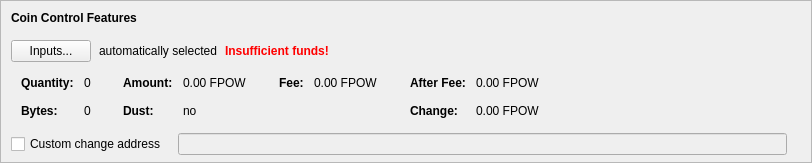
      <widget class="QFrame" name="frameCoinControl">
       <property name="sizePolicy">
        <sizepolicy hsizetype="Expanding" vsizetype="Fixed">
         <horstretch>0</horstretch>
         <verstretch>0</verstretch>
        </sizepolicy>
       </property>
       <property name="maximumSize">
        <size>
         <width>16777215</width>
         <height>16777215</height>
        </size>
       </property>
       <property name="frameShape">
        <enum>QFrame::StyledPanel</enum>
       </property>
       <property name="frameShadow">
        <enum>QFrame::Sunken</enum>
       </property>
       <layout class="QVBoxLayout" name="verticalLayoutCoinControl2">
        <property name="spacing">
         <number>0</number>
        </property>
        <property name="leftMargin">
         <number>0</number>
        </property>
        <property name="topMargin">
         <number>0</number>
        </property>
        <property name="rightMargin">
         <number>0</number>
        </property>
        <property name="bottomMargin">
         <number>6</number>
        </property>
        <item>
         <layout class="QVBoxLayout" name="verticalLayoutCoinControl" stretch="0,0,0,0,0">
          <property name="spacing">
           <number>0</number>
          </property>
          <property name="leftMargin">
           <number>10</number>
          </property>
          <property name="topMargin">
           <number>10</number>
          </property>
          <item>
           <layout class="QHBoxLayout" name="horizontalLayoutCoinControl1">
            <property name="bottomMargin">
             <number>15</number>
            </property>
            <item>
             <widget class="QLabel" name="labelCoinControlFeatures">
              <property name="sizePolicy">
               <sizepolicy hsizetype="Preferred" vsizetype="Maximum">
                <horstretch>0</horstretch>
                <verstretch>0</verstretch>
               </sizepolicy>
              </property>
              <property name="font">
               <font>
                <weight>75</weight>
                <bold>true</bold>
               </font>
              </property>
              <property name="styleSheet">
               <string notr="true">font-weight:bold;</string>
              </property>
              <property name="text">
               <string>Coin Control Features</string>
              </property>
             </widget>
            </item>
           </layout>
          </item>
          <item>
           <layout class="QHBoxLayout" name="horizontalLayoutCoinControl2" stretch="0,0,0,0">
            <property name="spacing">
             <number>8</number>
            </property>
            <property name="bottomMargin">
             <number>10</number>
            </property>
            <item>
             <widget class="QPushButton" name="pushButtonCoinControl">
              <property name="styleSheet">
               <string notr="true"/>
              </property>
              <property name="text">
               <string>Inputs...</string>
              </property>
              <property name="autoDefault">
               <bool>false</bool>
              </property>
             </widget>
            </item>
            <item>
             <widget class="QLabel" name="labelCoinControlAutomaticallySelected">
              <property name="text">
               <string>automatically selected</string>
              </property>
              <property name="margin">
               <number>5</number>
              </property>
             </widget>
            </item>
            <item>
             <widget class="QLabel" name="labelCoinControlInsuffFunds">
              <property name="font">
               <font>
                <weight>75</weight>
                <bold>true</bold>
               </font>
              </property>
              <property name="styleSheet">
               <string notr="true">color:red;font-weight:bold;</string>
              </property>
              <property name="text">
               <string>Insufficient funds!</string>
              </property>
              <property name="margin">
               <number>5</number>
              </property>
             </widget>
            </item>
            <item>
             <spacer name="horizontalSpacerCoinControl">
              <property name="orientation">
               <enum>Qt::Horizontal</enum>
              </property>
              <property name="sizeHint" stdset="0">
               <size>
                <width>40</width>
                <height>1</height>
               </size>
              </property>
             </spacer>
            </item>
           </layout>
          </item>
          <item>
           <widget class="QWidget" name="widgetCoinControl" native="true">
            <property name="sizePolicy">
             <sizepolicy hsizetype="Preferred" vsizetype="Preferred">
              <horstretch>0</horstretch>
              <verstretch>0</verstretch>
             </sizepolicy>
            </property>
            <property name="minimumSize">
             <size>
              <width>0</width>
              <height>0</height>
             </size>
            </property>
            <property name="styleSheet">
             <string notr="true"/>
            </property>
            <layout class="QHBoxLayout" name="horizontalLayoutCoinControl5">
             <property name="leftMargin">
              <number>0</number>
             </property>
             <property name="topMargin">
              <number>0</number>
             </property>
             <property name="rightMargin">
              <number>0</number>
             </property>
             <property name="bottomMargin">
              <number>0</number>
             </property>
             <item>
              <layout class="QHBoxLayout" name="horizontalLayoutCoinControl3" stretch="0,0,0,1">
               <property name="spacing">
                <number>20</number>
               </property>
               <property name="topMargin">
                <number>0</number>
               </property>
               <property name="bottomMargin">
                <number>10</number>
               </property>
               <item>
                <layout class="QFormLayout" name="formLayoutCoinControl1">
                 <property name="horizontalSpacing">
                  <number>10</number>
                 </property>
                 <property name="verticalSpacing">
                  <number>14</number>
                 </property>
                 <property name="leftMargin">
                  <number>10</number>
                 </property>
                 <property name="topMargin">
                  <number>4</number>
                 </property>
                 <property name="rightMargin">
                  <number>6</number>
                 </property>
                 <item row="0" column="0">
                  <widget class="QLabel" name="labelCoinControlQuantityText">
                   <property name="font">
                    <font>
                     <weight>75</weight>
                     <bold>true</bold>
                    </font>
                   </property>
                   <property name="text">
                    <string>Quantity:</string>
                   </property>
                   <property name="margin">
                    <number>0</number>
                   </property>
                  </widget>
                 </item>
                 <item row="0" column="1">
                  <widget class="QLabel" name="labelCoinControlQuantity">
                   <property name="cursor">
                    <cursorShape>IBeamCursor</cursorShape>
                   </property>
                   <property name="contextMenuPolicy">
                    <enum>Qt::ActionsContextMenu</enum>
                   </property>
                   <property name="text">
                    <string notr="true">0</string>
                   </property>
                   <property name="margin">
                    <number>0</number>
                   </property>
                   <property name="textInteractionFlags">
                    <set>Qt::LinksAccessibleByMouse|Qt::TextSelectableByKeyboard|Qt::TextSelectableByMouse</set>
                   </property>
                  </widget>
                 </item>
                 <item row="1" column="0">
                  <widget class="QLabel" name="labelCoinControlBytesText">
                   <property name="font">
                    <font>
                     <weight>75</weight>
                     <bold>true</bold>
                    </font>
                   </property>
                   <property name="text">
                    <string>Bytes:</string>
                   </property>
                  </widget>
                 </item>
                 <item row="1" column="1">
                  <widget class="QLabel" name="labelCoinControlBytes">
                   <property name="cursor">
                    <cursorShape>IBeamCursor</cursorShape>
                   </property>
                   <property name="contextMenuPolicy">
                    <enum>Qt::ActionsContextMenu</enum>
                   </property>
                   <property name="text">
                    <string notr="true">0</string>
                   </property>
                   <property name="textInteractionFlags">
                    <set>Qt::LinksAccessibleByMouse|Qt::TextSelectableByKeyboard|Qt::TextSelectableByMouse</set>
                   </property>
                  </widget>
                 </item>
                </layout>
               </item>
               <item>
                <layout class="QFormLayout" name="formLayoutCoinControl2">
                 <property name="horizontalSpacing">
                  <number>10</number>
                 </property>
                 <property name="verticalSpacing">
                  <number>14</number>
                 </property>
                 <property name="leftMargin">
                  <number>6</number>
                 </property>
                 <property name="topMargin">
                  <number>4</number>
                 </property>
                 <property name="rightMargin">
                  <number>6</number>
                 </property>
                 <item row="0" column="0">
                  <widget class="QLabel" name="labelCoinControlAmountText">
                   <property name="font">
                    <font>
                     <weight>75</weight>
                     <bold>true</bold>
                    </font>
                   </property>
                   <property name="text">
                    <string>Amount:</string>
                   </property>
                   <property name="margin">
                    <number>0</number>
                   </property>
                  </widget>
                 </item>
                 <item row="0" column="1">
                  <widget class="QLabel" name="labelCoinControlAmount">
                   <property name="cursor">
                    <cursorShape>IBeamCursor</cursorShape>
                   </property>
                   <property name="contextMenuPolicy">
                    <enum>Qt::ActionsContextMenu</enum>
                   </property>
                   <property name="text">
                    <string notr="true">0.00 FPOW</string>
                   </property>
                   <property name="textInteractionFlags">
                    <set>Qt::LinksAccessibleByMouse|Qt::TextSelectableByKeyboard|Qt::TextSelectableByMouse</set>
                   </property>
                  </widget>
                 </item>
                 <item row="1" column="0">
                  <widget class="QLabel" name="labelCoinControlLowOutputText">
                   <property name="font">
                    <font>
                     <weight>75</weight>
                     <bold>true</bold>
                    </font>
                   </property>
                   <property name="text">
                    <string>Dust:</string>
                   </property>
                  </widget>
                 </item>
                 <item row="1" column="1">
                  <widget class="QLabel" name="labelCoinControlLowOutput">
                   <property name="cursor">
                    <cursorShape>IBeamCursor</cursorShape>
                   </property>
                   <property name="contextMenuPolicy">
                    <enum>Qt::ActionsContextMenu</enum>
                   </property>
                   <property name="text">
                    <string notr="true">no</string>
                   </property>
                   <property name="textInteractionFlags">
                    <set>Qt::LinksAccessibleByMouse|Qt::TextSelectableByKeyboard|Qt::TextSelectableByMouse</set>
                   </property>
                  </widget>
                 </item>
                </layout>
               </item>
               <item>
                <layout class="QFormLayout" name="formLayoutCoinControl3">
                 <property name="horizontalSpacing">
                  <number>10</number>
                 </property>
                 <property name="verticalSpacing">
                  <number>14</number>
                 </property>
                 <property name="leftMargin">
                  <number>6</number>
                 </property>
                 <property name="topMargin">
                  <number>4</number>
                 </property>
                 <property name="rightMargin">
                  <number>6</number>
                 </property>
                 <item row="0" column="0">
                  <widget class="QLabel" name="labelCoinControlFeeText">
                   <property name="font">
                    <font>
                     <weight>75</weight>
                     <bold>true</bold>
                    </font>
                   </property>
                   <property name="text">
                    <string>Fee:</string>
                   </property>
                   <property name="margin">
                    <number>0</number>
                   </property>
                  </widget>
                 </item>
                 <item row="0" column="1">
                  <widget class="QLabel" name="labelCoinControlFee">
                   <property name="cursor">
                    <cursorShape>IBeamCursor</cursorShape>
                   </property>
                   <property name="contextMenuPolicy">
                    <enum>Qt::ActionsContextMenu</enum>
                   </property>
                   <property name="text">
                    <string notr="true">0.00 FPOW</string>
                   </property>
                   <property name="textInteractionFlags">
                    <set>Qt::LinksAccessibleByMouse|Qt::TextSelectableByKeyboard|Qt::TextSelectableByMouse</set>
                   </property>
                  </widget>
                 </item>
                </layout>
               </item>
               <item>
                <layout class="QFormLayout" name="formLayoutCoinControl4">
                 <property name="horizontalSpacing">
                  <number>10</number>
                 </property>
                 <property name="verticalSpacing">
                  <number>14</number>
                 </property>
                 <property name="leftMargin">
                  <number>6</number>
                 </property>
                 <property name="topMargin">
                  <number>4</number>
                 </property>
                 <property name="rightMargin">
                  <number>6</number>
                 </property>
                 <item row="0" column="0">
                  <widget class="QLabel" name="labelCoinControlAfterFeeText">
                   <property name="font">
                    <font>
                     <weight>75</weight>
                     <bold>true</bold>
                    </font>
                   </property>
                   <property name="text">
                    <string>After Fee:</string>
                   </property>
                   <property name="margin">
                    <number>0</number>
                   </property>
                  </widget>
                 </item>
                 <item row="0" column="1">
                  <widget class="QLabel" name="labelCoinControlAfterFee">
                   <property name="cursor">
                    <cursorShape>IBeamCursor</cursorShape>
                   </property>
                   <property name="contextMenuPolicy">
                    <enum>Qt::ActionsContextMenu</enum>
                   </property>
                   <property name="text">
                    <string notr="true">0.00 FPOW</string>
                   </property>
                   <property name="textInteractionFlags">
                    <set>Qt::LinksAccessibleByMouse|Qt::TextSelectableByKeyboard|Qt::TextSelectableByMouse</set>
                   </property>
                  </widget>
                 </item>
                 <item row="1" column="0">
                  <widget class="QLabel" name="labelCoinControlChangeText">
                   <property name="font">
                    <font>
                     <weight>75</weight>
                     <bold>true</bold>
                    </font>
                   </property>
                   <property name="text">
                    <string>Change:</string>
                   </property>
                  </widget>
                 </item>
                 <item row="1" column="1">
                  <widget class="QLabel" name="labelCoinControlChange">
                   <property name="cursor">
                    <cursorShape>IBeamCursor</cursorShape>
                   </property>
                   <property name="contextMenuPolicy">
                    <enum>Qt::ActionsContextMenu</enum>
                   </property>
                   <property name="text">
                    <string notr="true">0.00 FPOW</string>
                   </property>
                   <property name="textInteractionFlags">
                    <set>Qt::LinksAccessibleByMouse|Qt::TextSelectableByKeyboard|Qt::TextSelectableByMouse</set>
                   </property>
                  </widget>
                 </item>
                </layout>
               </item>
              </layout>
             </item>
            </layout>
           </widget>
          </item>
          <item>
           <layout class="QHBoxLayout" name="horizontalLayoutCoinControl4" stretch="0,0,0">
            <property name="spacing">
             <number>12</number>
            </property>
            <property name="sizeConstraint">
             <enum>QLayout::SetDefaultConstraint</enum>
            </property>
            <property name="topMargin">
             <number>5</number>
            </property>
            <property name="rightMargin">
             <number>5</number>
            </property>
            <item>
             <widget class="QCheckBox" name="checkBoxCoinControlChange">
              <property name="toolTip">
               <string>If this is activated, but the change address is empty or invalid, change will be sent to a newly generated address.</string>
              </property>
              <property name="text">
               <string>Custom change address</string>
              </property>
             </widget>
            </item>
            <item>
             <widget class="QValidatedLineEdit" name="lineEditCoinControlChange">
              <property name="enabled">
               <bool>false</bool>
              </property>
              <property name="sizePolicy">
               <sizepolicy hsizetype="Expanding" vsizetype="Fixed">
                <horstretch>0</horstretch>
                <verstretch>0</verstretch>
               </sizepolicy>
              </property>
             </widget>
            </item>
            <item>
             <widget class="QLabel" name="labelCoinControlChangeLabel">
              <property name="sizePolicy">
               <sizepolicy hsizetype="Preferred" vsizetype="Expanding">
                <horstretch>0</horstretch>
                <verstretch>0</verstretch>
               </sizepolicy>
              </property>
              <property name="minimumSize">
               <size>
                <width>0</width>
                <height>0</height>
               </size>
              </property>
              <property name="text">
               <string/>
              </property>
              <property name="margin">
               <number>3</number>
              </property>
             </widget>
            </item>
           </layout>
          </item>
          <item>
           <spacer name="verticalSpacerCoinControl">
            <property name="orientation">
             <enum>Qt::Vertical</enum>
            </property>
            <property name="sizeHint" stdset="0">
             <size>
              <width>800</width>
              <height>1</height>
             </size>
            </property>
           </spacer>
          </item>
         </layout>
        </item>
       </layout>
      </widget>
